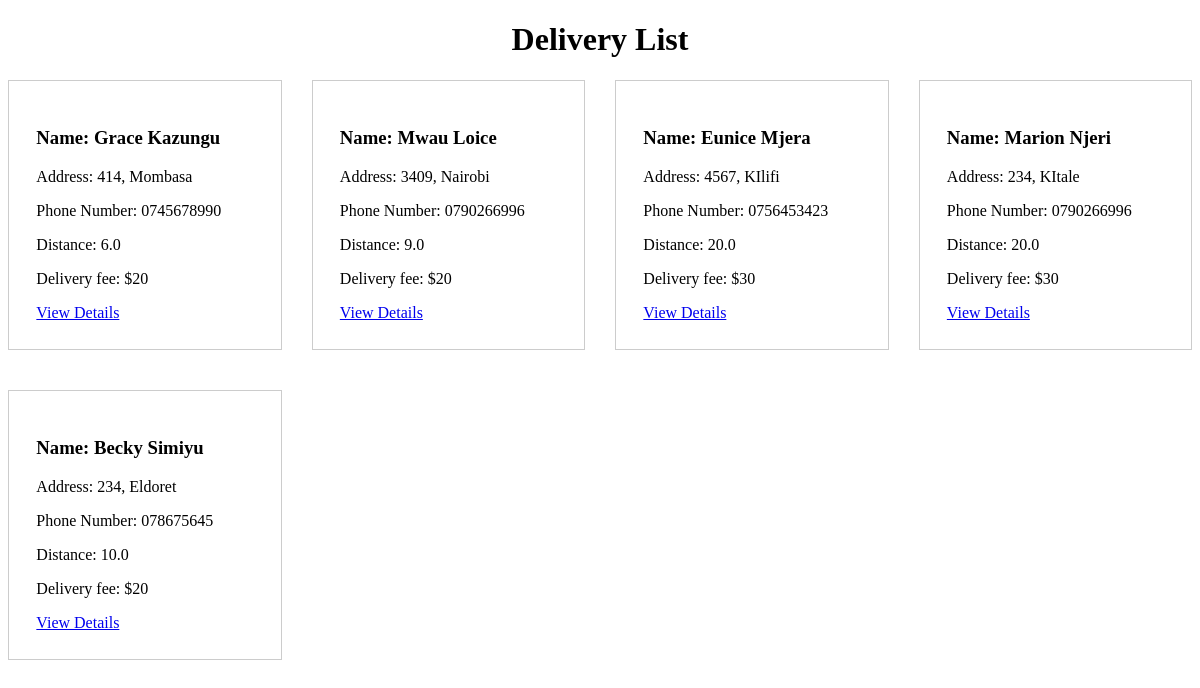
The app's page /delivery/delivery/list/, older data.
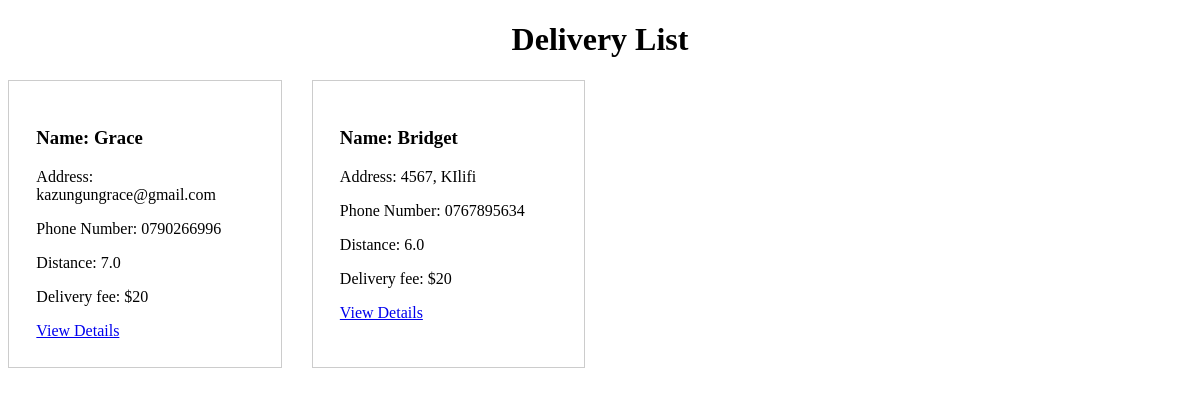
The same page, newer data.
### delivery/models.py (models this page shows)
class Delivery(models.Model):
    class Meta:
        verbose_name_plural = "delivery"
    name = models.CharField(max_length=100)
    address = models.CharField(max_length=200)
    phone_number = models.CharField(max_length=20)
    distance = models.FloatField()
    def calculate_delivery_fee(self):
        if self.distance <= 5:
            return 10
        elif self.distance <= 10:
            return 20
        else:
            return 30

### delivery/views.py (the view)
# urls.py: path('delivery/list/', views.delivery_list, name='delivery_list'),
def delivery_list(request):
    deliveries = Delivery.objects.all()
    return render(request, 'delivery/delivery_list.html', {'deliveries': deliveries})

### templates/delivery/delivery_list.html (shortened to what this page needs)
<!DOCTYPE html>
<html>
<head>
</head>
<body>
    <h1>Delivery List</h1>
    <div class="delivery">
        {% for delivery in deliveries %}
            <div class="delivery-container">
                <h3>Name: {{ delivery.name }}</h3>
                <p>Address: {{ delivery.address }}</p>
                <p>Phone Number: {{ delivery.phone_number }}</p>
                <p>Distance: {{ delivery.distance }}</p>
                <p>Delivery fee: ${{ delivery.calculate_delivery_fee }}</p>
                <a href="{% url 'delivery:delivery_detail' delivery.id %}">View Details</a>
                </div>
        {% endfor %}
        </div>
</body>
</html>

Row changes from the older to the newer data that the page shows:
removed Delivery: name "Grace Kazungu", address "414, Mombasa", phone_number "0745678990", distance "6.0", calculate_delivery_fee "20"
removed Delivery: name "Mwau Loice", address "3409, Nairobi", phone_number "0790266996", distance "9.0", calculate_delivery_fee "20"
removed Delivery: name "Eunice Mjera", address "4567, KIlifi", phone_number "0756453423", distance "20.0", calculate_delivery_fee "30"
removed Delivery: name "Marion Njeri", address "234, KItale", phone_number "0790266996", distance "20.0", calculate_delivery_fee "30"
removed Delivery: name "Becky Simiyu", address "234, Eldoret", phone_number "078675645", distance "10.0", calculate_delivery_fee "20"
added Delivery: name "Grace", address "kazungungrace@gmail.com", phone_number "0790266996", distance "7.0", calculate_delivery_fee "20"
added Delivery: name "Bridget", address "4567, KIlifi", phone_number "0767895634", distance "6.0", calculate_delivery_fee "20"
